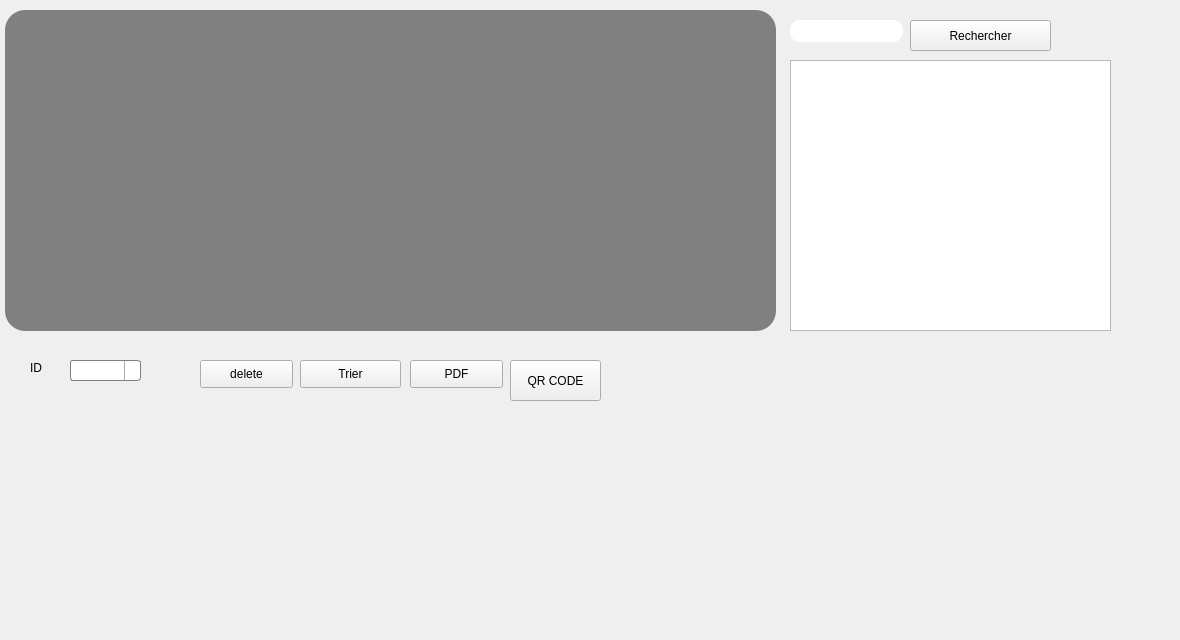
      <widget class="QWidget" name="tab_13">
       <attribute name="title">
        <string>Afficher</string>
       </attribute>
       <widget class="QPushButton" name="PDF_button">
        <property name="geometry">
         <rect>
          <x>410</x>
          <y>360</y>
          <width>93</width>
          <height>28</height>
         </rect>
        </property>
        <property name="styleSheet">
         <string notr="true">QPushButton

{
	background-color: rgb(72, 78, 86);
	border-style: outset;
    border-width: 2px;
    border-radius:10px;
    border-color: beige;
    font: bold 14px;;
    padding: 6px;
	color: rgb(255, 255, 255);

}

QPushButton:hover

{
	background-color: lightgreen;
	color: rgb(0, 0, 0);
	gridline-color: rgb(94, 118, 255);
}

QPushButton:pressed</string>
        </property>
        <property name="text">
         <string>PDF</string>
        </property>
       </widget>
       <widget class="QPushButton" name="deleteb2">
        <property name="geometry">
         <rect>
          <x>200</x>
          <y>360</y>
          <width>93</width>
          <height>28</height>
         </rect>
        </property>
        <property name="styleSheet">
         <string notr="true">QPushButton

{
	background-color: rgb(72, 78, 86);
	border-style: outset;
    border-width: 2px;
    border-radius:10px;
    border-color: beige;
    font: bold 14px;;
    padding: 6px;
	color: rgb(255, 255, 255);

}

QPushButton:hover

{
	background-color: lightgreen;
	color: rgb(0, 0, 0);
	gridline-color: rgb(94, 118, 255);
}

QPushButton:pressed</string>
        </property>
        <property name="text">
         <string>delete</string>
        </property>
       </widget>
       <widget class="QTableView" name="tableView_5">
        <property name="geometry">
         <rect>
          <x>790</x>
          <y>60</y>
          <width>321</width>
          <height>271</height>
         </rect>
        </property>
       </widget>
       <widget class="QTableView" name="tableView_4">
        <property name="geometry">
         <rect>
          <x>5</x>
          <y>10</y>
          <width>771</width>
          <height>321</height>
         </rect>
        </property>
        <property name="styleSheet">
         <string notr="true">border-radius: 20px;
background-color: grey;
</string>
        </property>
       </widget>
       <widget class="QPushButton" name="Tri">
        <property name="geometry">
         <rect>
          <x>300</x>
          <y>360</y>
          <width>101</width>
          <height>28</height>
         </rect>
        </property>
        <property name="styleSheet">
         <string notr="true">QPushButton

{
	background-color: rgb(72, 78, 86);
	border-style: outset;
    border-width: 2px;
    border-radius:10px;
    border-color: beige;
    font: bold 14px;;
    padding: 6px;
	color: rgb(255, 255, 255);

}

QPushButton:hover

{
	background-color: lightgreen;
	color: rgb(0, 0, 0);
	gridline-color: rgb(94, 118, 255);
}

QPushButton:pressed</string>
        </property>
        <property name="text">
         <string>Trier</string>
        </property>
       </widget>
       <widget class="QComboBox" name="delete2">
        <property name="geometry">
         <rect>
          <x>70</x>
          <y>360</y>
          <width>71</width>
          <height>21</height>
         </rect>
        </property>
        <property name="styleSheet">
         <string notr="true">QComboBox {
    border: 1px solid gray;
    border-radius: 3px;
    padding: 1px 18px 1px 3px;
 
}

QComboBox:editable {
    background: white;
}

QComboBox:!editable, QComboBox::drop-down:editable {
     background: qlineargradient(x1: 0, y1: 0, x2: 0, y2: 1,
                                 stop: 0 #E1E1E1, stop: 0.4 #DDDDDD,
                                 stop: 0.5 #D8D8D8, stop: 1.0 #D3D3D3);
}

/* QComboBox gets the &quot;on&quot; state when the popup is open */
QComboBox:!editable:on, QComboBox::drop-down:editable:on {
    background: qlineargradient(x1: 0, y1: 0, x2: 0, y2: 1,
                                stop: 0 #D3D3D3, stop: 0.4 #D8D8D8,
                                stop: 0.5 #DDDDDD, stop: 1.0 #E1E1E1);
}

QComboBox:on { /* shift the text when the popup opens */
    padding-top: 3px;
    padding-left: 4px;
}

QComboBox::drop-down {
    subcontrol-origin: padding;
    subcontrol-position: top right;
    width: 15px;

    border-left-width: 1px;
    border-left-color: darkgray;
    border-left-style: solid; /* just a single line */
    border-top-right-radius: 3px; /* same radius as the QComboBox */
    border-bottom-right-radius: 3px;
}

QComboBox::down-arrow {
    image: url(/usr/share/icons/crystalsvg/16x16/actions/1downarrow.png);
}

QComboBox::down-arrow:on { /* shift the arrow when popup is open */
    top: 1px;
    left: 1px;
}</string>
        </property>
       </widget>
       <widget class="QLabel" name="label_34">
        <property name="geometry">
         <rect>
          <x>30</x>
          <y>360</y>
          <width>56</width>
          <height>16</height>
         </rect>
        </property>
        <property name="styleSheet">
         <string notr="true">font: 81 10pt &quot;Rockwell Extra Bold&quot;</string>
        </property>
        <property name="text">
         <string>ID</string>
        </property>
       </widget>
       <widget class="QPushButton" name="qr">
        <property name="geometry">
         <rect>
          <x>510</x>
          <y>360</y>
          <width>91</width>
          <height>41</height>
         </rect>
        </property>
        <property name="styleSheet">
         <string>QPushButton

{
	background-color: rgb(72, 78, 86);
	border-style: outset;
    border-width: 2px;
    border-radius:10px;
    border-color: beige;
    font: bold 14px;;
    padding: 6px;
	color: rgb(255, 255, 255);

}

QPushButton:hover

{
	background-color: lightgreen;
	color: rgb(0, 0, 0);
	gridline-color: rgb(94, 118, 255);
}

QPushButton:pressed</string>
        </property>
        <property name="text">
         <string>QR CODE</string>
        </property>
       </widget>
       <widget class="QPushButton" name="rechercher_2">
        <property name="geometry">
         <rect>
          <x>910</x>
          <y>20</y>
          <width>141</width>
          <height>31</height>
         </rect>
        </property>
        <property name="styleSheet">
         <string notr="true">QPushButton

{
	background-color: rgb(72, 78, 86);
	border-style: outset;
    border-width: 2px;
    border-radius:10px;
    border-color: beige;
    font: bold 14px;;
    padding: 6px;
	color: rgb(255, 255, 255);

}

QPushButton:hover

{
	background-color: lightgreen;
	color: rgb(0, 0, 0);
	gridline-color: rgb(94, 118, 255);
}

QPushButton:pressed</string>
        </property>
        <property name="text">
         <string>Rechercher</string>
        </property>
       </widget>
       <widget class="QLineEdit" name="liner_2">
        <property name="geometry">
         <rect>
          <x>790</x>
          <y>20</y>
          <width>113</width>
          <height>22</height>
         </rect>
        </property>
        <property name="styleSheet">
         <string notr="true">border-radius: 10px;
background-color: rgb(255, 255, 255);</string>
        </property>
       </widget>
       <widget class="QLabel" name="label_qr">
        <property name="geometry">
         <rect>
          <x>620</x>
          <y>360</y>
          <width>131</width>
          <height>111</height>
         </rect>
        </property>
        <property name="text">
         <string/>
        </property>
       </widget>
       <widget class="QLabel" name="back5_5">
        <property name="geometry">
         <rect>
          <x>0</x>
          <y>0</y>
          <width>1171</width>
          <height>631</height>
         </rect>
        </property>
        <property name="text">
         <string/>
        </property>
        <property name="pixmap">
         <pixmap>bg.png</pixmap>
        </property>
       </widget>
       <zorder>back5_5</zorder>
       <zorder>PDF_button</zorder>
       <zorder>deleteb2</zorder>
       <zorder>tableView_5</zorder>
       <zorder>tableView_4</zorder>
       <zorder>Tri</zorder>
       <zorder>delete2</zorder>
       <zorder>label_34</zorder>
       <zorder>qr</zorder>
       <zorder>rechercher_2</zorder>
       <zorder>liner_2</zorder>
       <zorder>label_qr</zorder>
      </widget>
